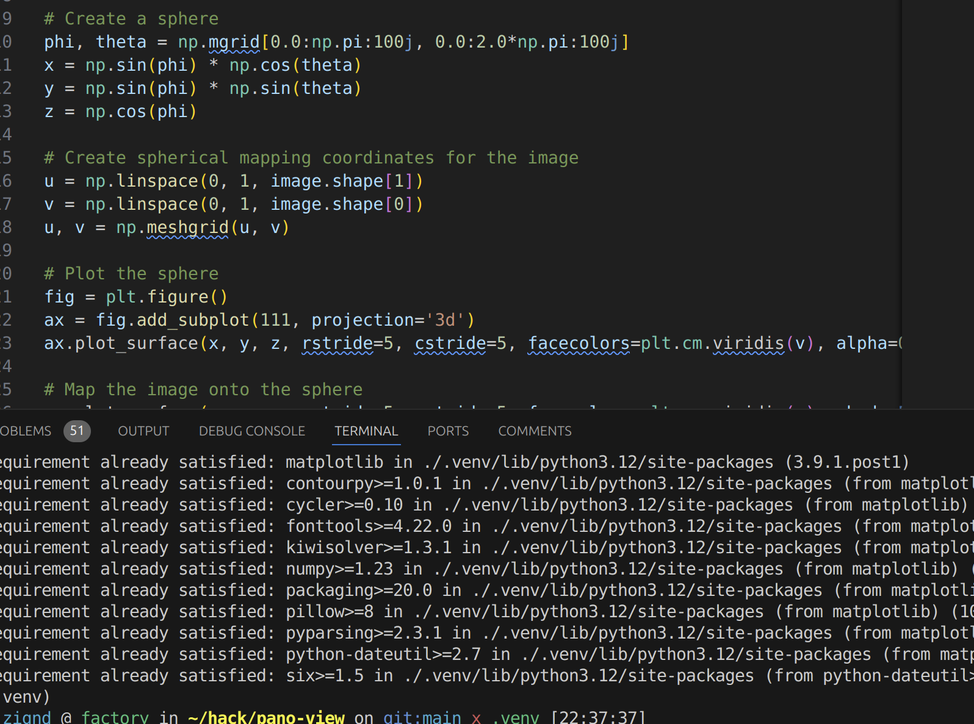
#> input picture screenshot.png, 974 x 724 px, shrunk from 1596 x 1187 before the run
$ python sphere.py
#> lines starting #> are read from the running program, lines starting #| are printed output that depends on the picture
import numpy as np
import matplotlib.pyplot as plt
from mpl_toolkits.mplot3d import Axes3D
import matplotlib.image as mpimg

# Load the image
image = mpimg.imread('screenshot.png')
#> image is the input picture: shape (724, 974, 4) float32; mean R, G, B, A 0.157, 0.159, 0.158, 1

# Create a sphere
phi, theta = np.mgrid[0.0:np.pi:100j, 0.0:2.0*np.pi:100j]
x = np.sin(phi) * np.cos(theta)
y = np.sin(phi) * np.sin(theta)
z = np.cos(phi)

# Create spherical mapping coordinates for the image
u = np.linspace(0, 1, image.shape[1])
#> u = 974 values from 0 to 1
v = np.linspace(0, 1, image.shape[0])
#> v = 724 values from 0 to 1
u, v = np.meshgrid(u, v)

# Plot the sphere
fig = plt.figure()
ax = fig.add_subplot(111, projection='3d')
ax.plot_surface(x, y, z, rstride=5, cstride=5, facecolors=plt.cm.viridis(v), alpha=0.6, zorder=0)
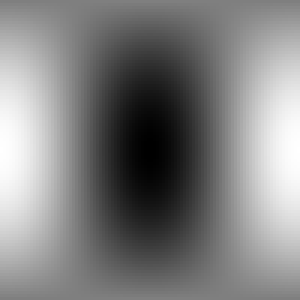
#> x: shape (100, 100) float64 (shown 3 times larger); min -0.999, max 1, mean 0.0063; drawn with min black and max white
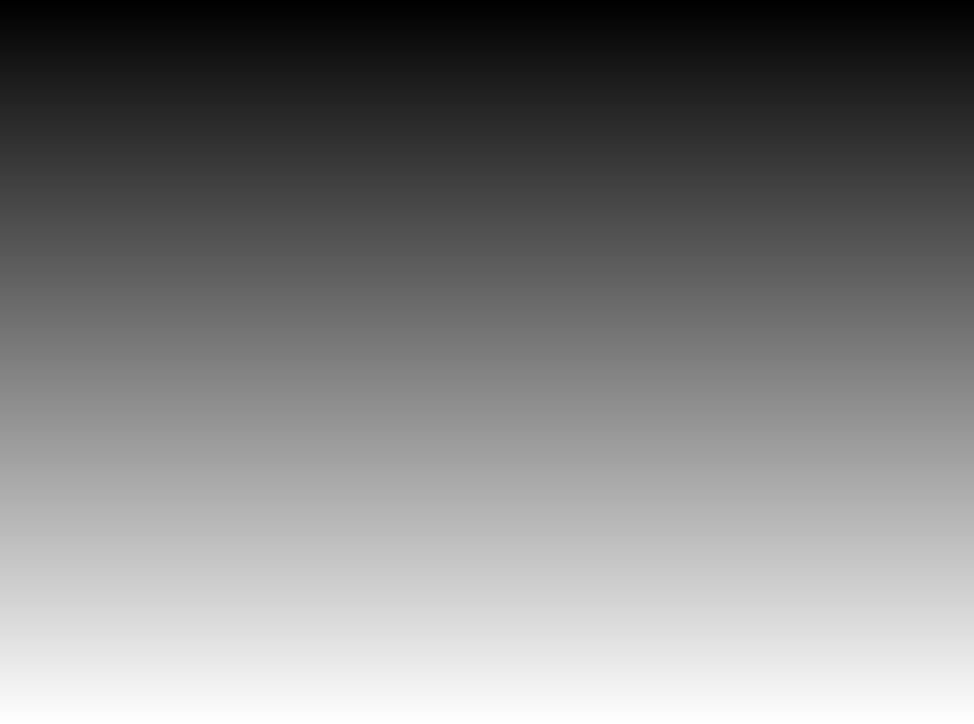
#> v: shape (724, 974) float64; min 0, max 1, mean 0.5

# Map the image onto the sphere
ax.plot_surface(x, y, z, rstride=5, cstride=5, facecolors=plt.cm.viridis(v), shade=False)

# Display the plot
plt.show()
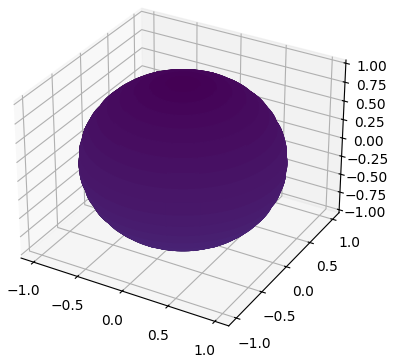
#> figure drawn by matplotlib, 1 panel
